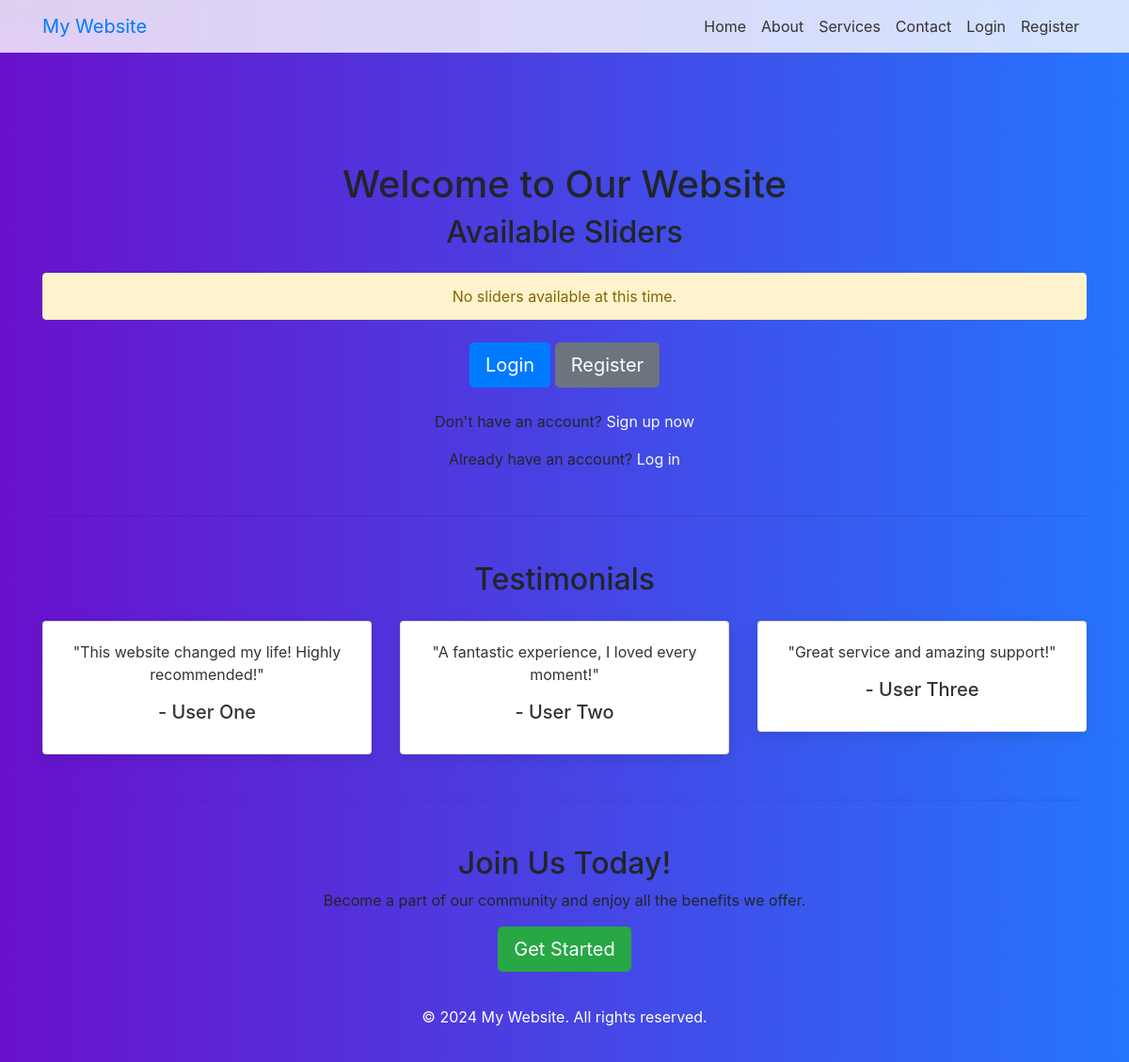
Before: /userside/index.php with the older database file.
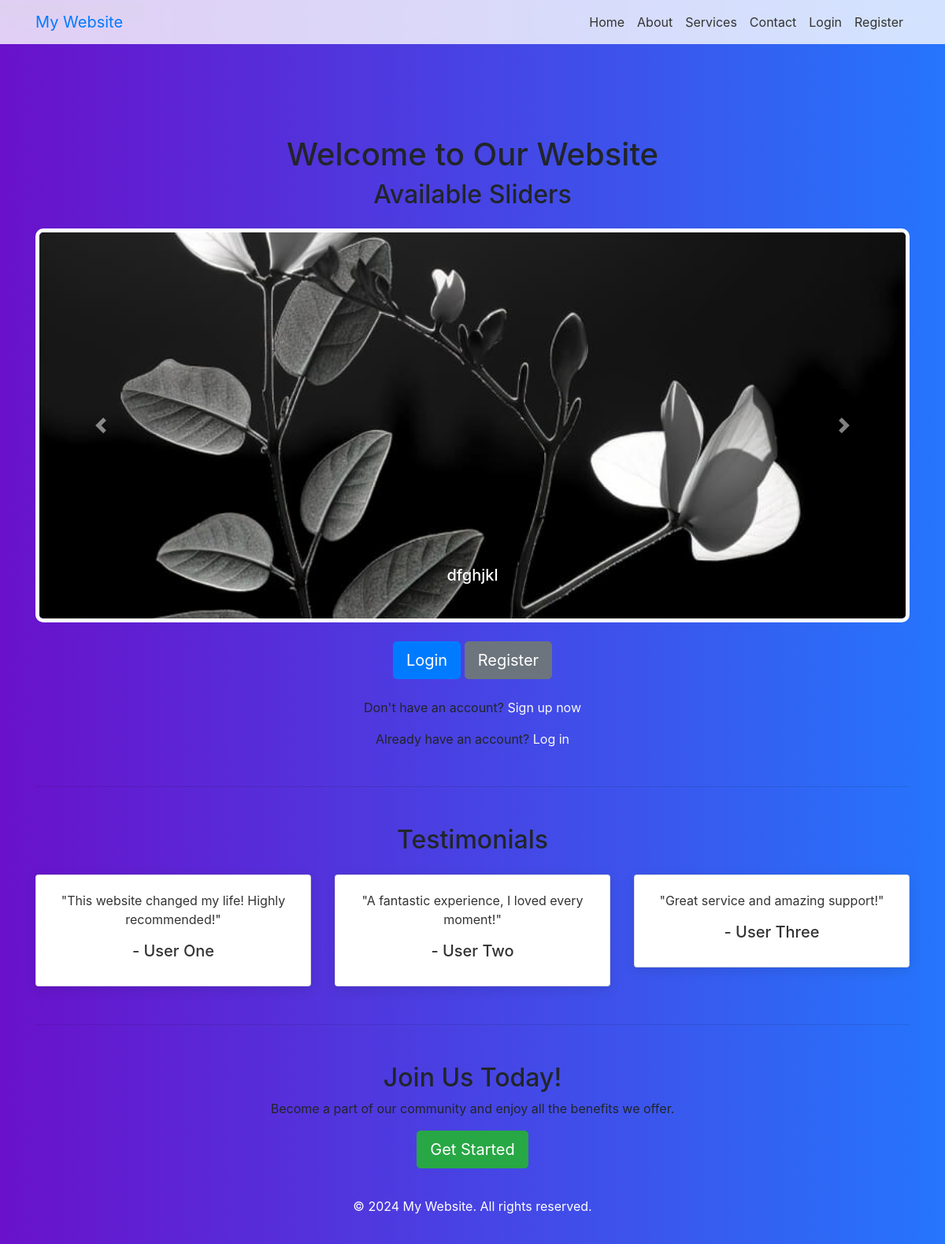
After: the same page with the newer database file.
### tables this page shows
CREATE TABLE `sliders` (
  `id` int(11) NOT NULL,
  `image` varchar(255) NOT NULL,
  `status` enum('active','inactive') NOT NULL DEFAULT 'active',
  `title` varchar(255) NOT NULL
);

### adminside/models/model.php (called while the page is built, shortened)
<?php
class Model {
    private $conn;
    public function __construct($connection) {
        $this->conn = $connection;
    }
    public function getSlider() {
        $query = "SELECT * FROM sliders WHERE status = 'active' ORDER BY id DESC";
        return $this->conn->query($query);
    }
}
?>

### userside/index.php (the view, shortened to what this page needs)
<?php
include 'config.php';
include '../adminside/models/Model.php';
$model = new Model($connection);
$sliders = $model->getSlider();
$hasSliders = $sliders && $sliders->num_rows > 0;
?>
<!DOCTYPE html>
<html lang="en">
<head>
    <link rel="stylesheet" href="https://maxcdn.bootstrapcdn.com/bootstrap/4.5.2/css/bootstrap.min.css">
</head>
<body>
<?php include 'navbar.php';  ?>
<div class="container mt-5">
    <h1 class="text-center">Welcome to Our Website</h1>
    <h2 class="mb-4 text-center">Available Sliders</h2>
    <?php if ($hasSliders): ?>
        <div id="carouselExampleIndicators" class="carousel slide" data-ride="carousel">
            <div class="carousel-inner">
                <?php
                $active = true;
                while ($row = $sliders->fetch_assoc()): ?>
                    <div class="carousel-item <?php echo $active ? 'active' : ''; ?>">
                        <img src="<?php echo ($row['image']); ?>" class="d-block w-100" alt="<?php echo ($row['title']); ?>">
                        <div class="carousel-caption d-none d-md-block">
                            <h5><?php echo ($row['title']); ?></h5>
                        </div>
                    </div>
                    <?php $active = false;  ?>
                <?php endwhile; ?>
            </div>
            <a class="carousel-control-prev" href="#carouselExampleIndicators" role="button" data-slide="prev">
                <span class="carousel-control-prev-icon" aria-hidden="true"></span>
            </a>
            <a class="carousel-control-next" href="#carouselExampleIndicators" role="button" data-slide="next">
                <span class="carousel-control-next-icon" aria-hidden="true"></span>
            </a>
        </div>
    <?php else: ?>
        <div class="alert alert-warning text-center" role="alert">
            No sliders available at this time.
        </div>
    <?php endif; ?>
    <div class="text-center mt-4">
        <a href="login.php" class="btn btn-primary btn-lg btn-custom">Login</a>
        <a href="register.php" class="btn btn-secondary btn-lg btn-custom">Register</a>
    </div>
    <div class="text-center mt-4">
        <p>Don't have an account? <a href="register.php" class="text-light">Sign up now</a></p>
        <p>Already have an account? <a href="login.php" class="text-light">Log in</a></p>
    </div>
    <hr class="my-5">
    <h2 class="text-center">Testimonials</h2>
    <div class="row mt-4">
        <div class="col-md-4">
            <div class="card text-center">
                <div class="card-body">
                    <p class="card-text">"This website changed my life! Highly recommended!"</p>
                    <h5 class="card-title">- User One</h5>
                </div>
            </div>
        </div>
        <div class="col-md-4">
            <div class="card text-center">
                <div class="card-body">
                    <p class="card-text">"A fantastic experience, I loved every moment!"</p>
                    <h5 class="card-title">- User Two</h5>
                </div>
            </div>
        </div>
        <div class="col-md-4">
            <div class="card text-center">
                <div class="card-body">
                    <p class="card-text">"Great service and amazing support!"</p>
                    <h5 class="card-title">- User Three</h5>
                </div>
            </div>
        </div>
    </div>
    <hr class="my-5">
    <h2 class="text-center">Join Us Today!</h2>
    <p class="text-center">
        Become a part of our community and enjoy all the benefits we offer.
        <br>
        <a href="register.php" class="btn btn-success btn-lg btn-custom mt-3">Get Started</a>
    </p>
</div>
<?php include 'footer.php';  ?>
</body>
</html>

Changed rows visible on the page:
added sliders: image (picture), title "dfghjkl"
Other visible differences:
text no longer shown: "No sliders available at this time."
